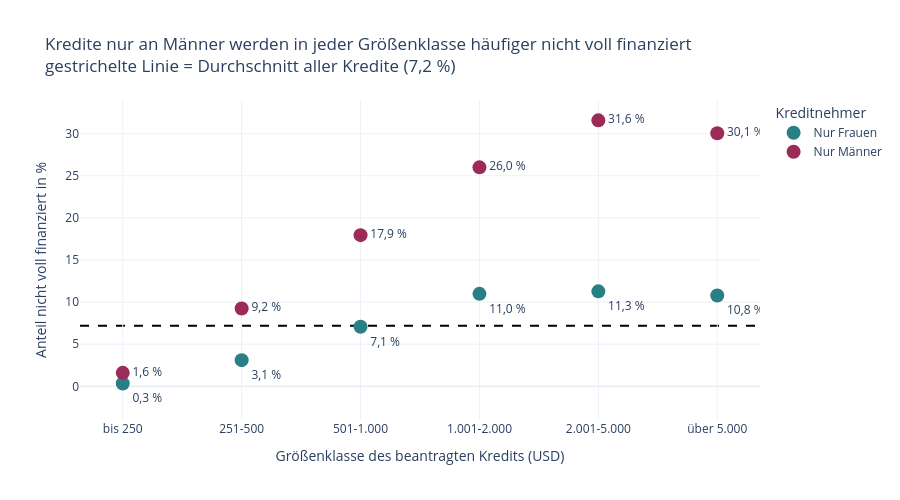

Write notebook code for a chart like this one.
### Markdown cell above
#### 📊 Visualisierung 3 (zur Bewertung)

**Vorüberlegung**

Verglichen werden zwei Gruppen in sechs Größenklassen. Dafür eignet sich ein Punktdiagramm:
pro Klasse ein Punkt für Kredite nur an Frauen und einer für Kredite nur an Männer.
Die Punkte werden nicht verbunden, weil die Größenklassen getrennte Gruppen sind (siehe 4.3).

### Code cell
# Gruppen ins Deutsche übersetzen (gruppe_deutsch aus 4.5)
df_vergleich.loc[:, "gruppe"] = df_vergleich.loc[:, "gender_group"].map(gruppe_deutsch)

# Wert als Text neben jeden Punkt, mit Komma, z. B. "26,0 %"
df_vergleich.loc[:, "wert_text"] = (df_vergleich.loc[:, "anteil_nicht_voll"].round(1).astype(str)
                                    .str.replace(".", ",") + " %")

# Grafik erstellen
scatter_vergleich = px.scatter(data_frame=df_vergleich,
                               x="loan_size",
                               y="anteil_nicht_voll",
                               color="gruppe",
                               color_discrete_map={"Nur Männer": "#9C2B5A", "Nur Frauen": "#2A7F86"},
                               text="wert_text",   # Wert neben jeden Punkt schreiben
                               title="Kredite nur an Männer werden in jeder Größenklasse häufiger nicht voll finanziert"
                                     + "<br>gestrichelte Linie = Durchschnitt aller Kredite (" + gesamt_text + " %)",
                               labels={"loan_size": "Größenklasse des beantragten Kredits (USD)",
                                       "anteil_nicht_voll": "Anteil nicht voll finanziert in %",
                                       "gruppe": "Kreditnehmer"},
                               template="plotly_white",
                               height=500
                               )

# Punkte größer machen, Wert rechts neben den Punkt setzen
scatter_vergleich.update_traces(marker=dict(size=14), textposition="middle right")

# Werte der Frauen rechts unter den Punkt setzen, damit sie nicht auf der Linie liegen
scatter_vergleich.update_traces(textposition="bottom right", selector=dict(name="Nur Frauen"))

# y-Achse etwas weiter nach unten, damit der Wert bei "bis 250" nicht abgeschnitten wird
scatter_vergleich.update_yaxes(range=[-4, 34])

# Reihenfolge der Größenklassen festlegen (von klein nach groß, wie in 4.3)
scatter_vergleich.update_xaxes(categoryorder="array", categoryarray=list(reihenfolge_groesse))

# Gestrichelte Linie für den Durchschnitt aller Kredite
# layer="below" -> Linie liegt hinter den Punkten und Beschriftungen
scatter_vergleich.add_hline(y=gesamt_nicht_voll,
                            line_width=2,
                            line_dash="dash",
                            line_color="black",
                            layer="below")

# separators=",." -> Komma als Dezimalzeichen
scatter_vergleich.update_layout(separators=",.")

scatter_vergleich.show()

### Figure 1 — Plotly figure (JSON) as saved in the notebook; plotly's stock layout.template omitted (floating-point values rounded to 4 significant figures)
{"data": [{"hovertemplate": "Kreditnehmer=Nur Frauen<br>Größenklasse des beantragten Kredits (USD)=%{x}<br>Anteil nicht voll finanziert in %=%{y}<br>wert_text=%{text}<extra></extra>", "legendgroup": "Nur Frauen", "marker": {"color": "#2A7F86", "size": 14, "symbol": "circle"}, "mode": "markers+text", "name": "Nur Frauen", "orientation": "v", "showlegend": true, "text": ["0,3 %", "3,1 %", "7,1 %", "11,0 %", "11,3 %", "10,8 %"], "textposition": "bottom right", "type": "scatter", "x": ["bis 250", "251-500", "501-1.000", "1.001-2.000", "2.001-5.000", "über 5.000"], "xaxis": "x", "y": [0.3368, 3.108, 7.07, 10.98, 11.28, 10.79], "yaxis": "y"}, {"hovertemplate": "Kreditnehmer=Nur Männer<br>Größenklasse des beantragten Kredits (USD)=%{x}<br>Anteil nicht voll finanziert in %=%{y}<br>wert_text=%{text}<extra></extra>", "legendgroup": "Nur Männer", "marker": {"color": "#9C2B5A", "size": 14, "symbol": "circle"}, "mode": "markers+text", "name": "Nur Männer", "orientation": "v", "showlegend": true, "text": ["1,6 %", "9,2 %", "17,9 %", "26,0 %", "31,6 %", "30,1 %"], "textposition": "middle right", "type": "scatter", "x": ["bis 250", "251-500", "501-1.000", "1.001-2.000", "2.001-5.000", "über 5.000"], "xaxis": "x", "y": [1.601, 9.244, 17.95, 26.0, 31.58, 30.06], "yaxis": "y"}], "layout": {"height": 500, "legend": {"title": {"text": "Kreditnehmer"}, "tracegroupgap": 0}, "separators": ",.", "shapes": [{"layer": "below", "line": {"color": "black", "dash": "dash", "width": 2}, "type": "line", "x0": 0, "x1": 1, "xref": "x domain", "y0": 7.2, "y1": 7.2, "yref": "y"}], "title": {"text": "Kredite nur an Männer werden in jeder Größenklasse häufiger nicht voll finanziert<br>gestrichelte Linie = Durchschnitt aller Kredite (7,2 %)"}, "xaxis": {"anchor": "y", "categoryarray": ["bis 250", "251-500", "501-1.000", "1.001-2.000", "2.001-5.000", "über 5.000"], "categoryorder": "array", "domain": [0, 1], "title": {"text": "Größenklasse des beantragten Kredits (USD)"}}, "yaxis": {"anchor": "x", "domain": [0, 1], "range": [-4, 34], "title": {"text": "Anteil nicht voll finanziert in %"}}}}
